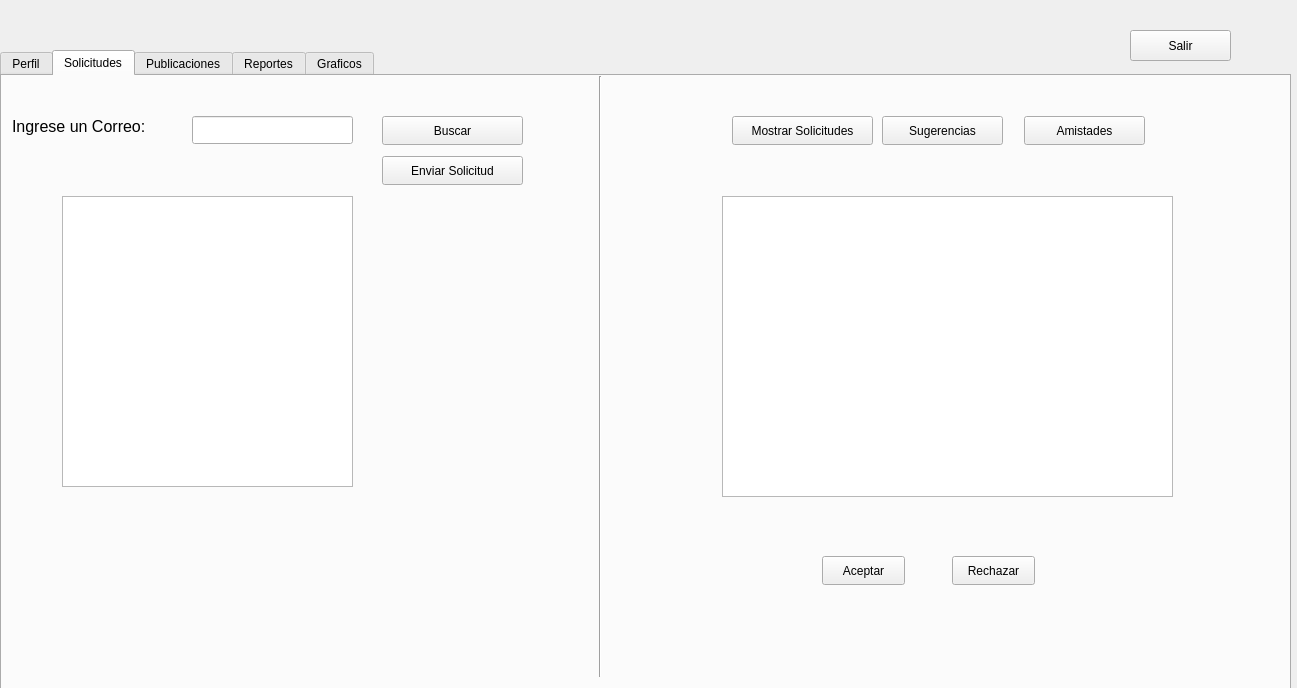
<?xml version="1.0" encoding="UTF-8"?>
<ui version="4.0">
 <class>formUser</class>
 <widget class="QDialog" name="formUser">
  <property name="geometry">
   <rect>
    <x>0</x>
    <y>0</y>
    <width>1297</width>
    <height>688</height>
   </rect>
  </property>
  <property name="windowTitle">
   <string>Dialog</string>
  </property>
  <widget class="QTabWidget" name="tabUser">
   <property name="geometry">
    <rect>
     <x>0</x>
     <y>50</y>
     <width>1291</width>
     <height>641</height>
    </rect>
   </property>
   <property name="currentIndex">
    <number>1</number>
   </property>
   <widget class="QWidget" name="perfil">
    <attribute name="title">
     <string>Perfil</string>
    </attribute>
    <widget class="QTextEdit" name="infousuarioA">
     <property name="geometry">
      <rect>
       <x>170</x>
       <y>150</y>
       <width>461</width>
       <height>131</height>
      </rect>
     </property>
     <property name="font">
      <font>
       <family>Segoe UI Black</family>
       <pointsize>10</pointsize>
       <bold>true</bold>
      </font>
     </property>
     <property name="readOnly">
      <bool>true</bool>
     </property>
    </widget>
    <widget class="QLabel" name="label">
     <property name="geometry">
      <rect>
       <x>310</x>
       <y>50</y>
       <width>151</width>
       <height>61</height>
      </rect>
     </property>
     <property name="font">
      <font>
       <pointsize>15</pointsize>
      </font>
     </property>
     <property name="text">
      <string>Mis Datos</string>
     </property>
    </widget>
    <widget class="QPushButton" name="eliminar">
     <property name="geometry">
      <rect>
       <x>470</x>
       <y>370</y>
       <width>131</width>
       <height>29</height>
      </rect>
     </property>
     <property name="text">
      <string>Eliminar Cuenta</string>
     </property>
    </widget>
    <widget class="QPushButton" name="mostrar">
     <property name="geometry">
      <rect>
       <x>240</x>
       <y>370</y>
       <width>131</width>
       <height>29</height>
      </rect>
     </property>
     <property name="text">
      <string>Mostrar Pefil</string>
     </property>
    </widget>
    <widget class="QLineEdit" name="pass">
     <property name="geometry">
      <rect>
       <x>960</x>
       <y>320</y>
       <width>171</width>
       <height>28</height>
      </rect>
     </property>
    </widget>
    <widget class="QLabel" name="label_9">
     <property name="geometry">
      <rect>
       <x>980</x>
       <y>280</y>
       <width>81</width>
       <height>20</height>
      </rect>
     </property>
     <property name="text">
      <string>Contraseña</string>
     </property>
    </widget>
    <widget class="QLabel" name="label_10">
     <property name="geometry">
      <rect>
       <x>750</x>
       <y>290</y>
       <width>151</width>
       <height>20</height>
      </rect>
     </property>
     <property name="text">
      <string>Fecha de Nacimiento</string>
     </property>
    </widget>
    <widget class="QLineEdit" name="nombres">
     <property name="geometry">
      <rect>
       <x>740</x>
       <y>180</y>
       <width>171</width>
       <height>28</height>
      </rect>
     </property>
    </widget>
    <widget class="QDateEdit" name="dateEdit">
     <property name="geometry">
      <rect>
       <x>770</x>
       <y>330</y>
       <width>110</width>
       <height>29</height>
      </rect>
     </property>
    </widget>
    <widget class="QLabel" name="label_12">
     <property name="geometry">
      <rect>
       <x>960</x>
       <y>130</y>
       <width>63</width>
       <height>20</height>
      </rect>
     </property>
     <property name="text">
      <string>Apellidos</string>
     </property>
    </widget>
    <widget class="QLabel" name="label_13">
     <property name="geometry">
      <rect>
       <x>750</x>
       <y>130</y>
       <width>63</width>
       <height>20</height>
      </rect>
     </property>
     <property name="text">
      <string>Nombres</string>
     </property>
    </widget>
    <widget class="QLineEdit" name="apellidos">
     <property name="geometry">
      <rect>
       <x>960</x>
       <y>180</y>
       <width>171</width>
       <height>28</height>
      </rect>
     </property>
    </widget>
    <widget class="QPushButton" name="pushButton_5">
     <property name="geometry">
      <rect>
       <x>860</x>
       <y>440</y>
       <width>141</width>
       <height>29</height>
      </rect>
     </property>
     <property name="text">
      <string>Editar Datos</string>
     </property>
    </widget>
   </widget>
   <widget class="QWidget" name="tab_2">
    <attribute name="title">
     <string>Solicitudes</string>
    </attribute>
    <widget class="QLineEdit" name="correoBuscar">
     <property name="geometry">
      <rect>
       <x>190</x>
       <y>40</y>
       <width>161</width>
       <height>28</height>
      </rect>
     </property>
    </widget>
    <widget class="QPushButton" name="buscar">
     <property name="geometry">
      <rect>
       <x>380</x>
       <y>40</y>
       <width>141</width>
       <height>29</height>
      </rect>
     </property>
     <property name="text">
      <string>Buscar</string>
     </property>
    </widget>
    <widget class="QTextEdit" name="encontrado">
     <property name="geometry">
      <rect>
       <x>60</x>
       <y>120</y>
       <width>291</width>
       <height>291</height>
      </rect>
     </property>
     <property name="font">
      <font>
       <pointsize>11</pointsize>
       <bold>true</bold>
      </font>
     </property>
     <property name="readOnly">
      <bool>true</bool>
     </property>
    </widget>
    <widget class="QLabel" name="label_2">
     <property name="geometry">
      <rect>
       <x>10</x>
       <y>30</y>
       <width>211</width>
       <height>41</height>
      </rect>
     </property>
     <property name="font">
      <font>
       <pointsize>12</pointsize>
      </font>
     </property>
     <property name="text">
      <string>Ingrese un Correo:</string>
     </property>
    </widget>
    <widget class="QPushButton" name="enviarsol">
     <property name="geometry">
      <rect>
       <x>380</x>
       <y>80</y>
       <width>141</width>
       <height>29</height>
      </rect>
     </property>
     <property name="text">
      <string>Enviar Solicitud</string>
     </property>
    </widget>
    <widget class="QPushButton" name="mostrarsol">
     <property name="geometry">
      <rect>
       <x>730</x>
       <y>40</y>
       <width>141</width>
       <height>29</height>
      </rect>
     </property>
     <property name="text">
      <string>Mostrar Solicitudes</string>
     </property>
    </widget>
    <widget class="QPushButton" name="aceptars">
     <property name="geometry">
      <rect>
       <x>820</x>
       <y>480</y>
       <width>83</width>
       <height>29</height>
      </rect>
     </property>
     <property name="text">
      <string>Aceptar</string>
     </property>
    </widget>
    <widget class="QPushButton" name="rechazars">
     <property name="geometry">
      <rect>
       <x>950</x>
       <y>480</y>
       <width>83</width>
       <height>29</height>
      </rect>
     </property>
     <property name="text">
      <string>Rechazar</string>
     </property>
    </widget>
    <widget class="QTextEdit" name="textsolicitudes">
     <property name="geometry">
      <rect>
       <x>720</x>
       <y>120</y>
       <width>451</width>
       <height>301</height>
      </rect>
     </property>
     <property name="font">
      <font>
       <pointsize>12</pointsize>
       <bold>true</bold>
      </font>
     </property>
     <property name="readOnly">
      <bool>true</bool>
     </property>
    </widget>
    <widget class="Line" name="line_2">
     <property name="geometry">
      <rect>
       <x>590</x>
       <y>0</y>
       <width>16</width>
       <height>601</height>
      </rect>
     </property>
     <property name="orientation">
      <enum>Qt::Orientation::Vertical</enum>
     </property>
    </widget>
    <widget class="QPushButton" name="pushButton">
     <property name="geometry">
      <rect>
       <x>880</x>
       <y>40</y>
       <width>121</width>
       <height>29</height>
      </rect>
     </property>
     <property name="text">
      <string>Sugerencias</string>
     </property>
    </widget>
    <widget class="QPushButton" name="pushButton_2">
     <property name="geometry">
      <rect>
       <x>1022</x>
       <y>40</y>
       <width>121</width>
       <height>29</height>
      </rect>
     </property>
     <property name="text">
      <string>Amistades</string>
     </property>
    </widget>
   </widget>
   <widget class="QWidget" name="tab">
    <attribute name="title">
     <string>Publicaciones</string>
    </attribute>
    <widget class="QTextEdit" name="textPubli">
     <property name="geometry">
      <rect>
       <x>20</x>
       <y>90</y>
       <width>301</width>
       <height>381</height>
      </rect>
     </property>
     <property name="font">
      <font>
       <family>Lucida Sans</family>
       <pointsize>10</pointsize>
       <bold>true</bold>
      </font>
     </property>
     <property name="readOnly">
      <bool>true</bool>
     </property>
    </widget>
    <widget class="QPushButton" name="buscarFe">
     <property name="geometry">
      <rect>
       <x>20</x>
       <y>40</y>
       <width>131</width>
       <height>29</height>
      </rect>
     </property>
     <property name="text">
      <string>Buscar por Fecha</string>
     </property>
    </widget>
    <widget class="QPushButton" name="inlimit">
     <property name="geometry">
      <rect>
       <x>350</x>
       <y>90</y>
       <width>101</width>
       <height>29</height>
      </rect>
     </property>
     <property name="text">
      <string>InOrden</string>
     </property>
    </widget>
    <widget class="QLineEdit" name="limite">
     <property name="geometry">
      <rect>
       <x>340</x>
       <y>240</y>
       <width>113</width>
       <height>28</height>
      </rect>
     </property>
    </widget>
    <widget class="QPushButton" name="poslimit">
     <property name="geometry">
      <rect>
       <x>350</x>
       <y>130</y>
       <width>101</width>
       <height>29</height>
      </rect>
     </property>
     <property name="text">
      <string>PostOrden</string>
     </property>
    </widget>
    <widget class="QPushButton" name="prelimit">
     <property name="geometry">
      <rect>
       <x>350</x>
       <y>180</y>
       <width>101</width>
       <height>29</height>
      </rect>
     </property>
     <property name="text">
      <string>PreOrden</string>
     </property>
    </widget>
    <widget class="QPushButton" name="verco">
     <property name="geometry">
      <rect>
       <x>550</x>
       <y>270</y>
       <width>131</width>
       <height>29</height>
      </rect>
     </property>
     <property name="text">
      <string>Ver Comentarios</string>
     </property>
    </widget>
    <widget class="QPushButton" name="comentarbutton">
     <property name="geometry">
      <rect>
       <x>700</x>
       <y>270</y>
       <width>81</width>
       <height>29</height>
      </rect>
     </property>
     <property name="text">
      <string>Comentar</string>
     </property>
    </widget>
    <widget class="QLineEdit" name="horapu">
     <property name="geometry">
      <rect>
       <x>700</x>
       <y>350</y>
       <width>91</width>
       <height>28</height>
      </rect>
     </property>
    </widget>
    <widget class="Line" name="line">
     <property name="geometry">
      <rect>
       <x>493</x>
       <y>0</y>
       <width>20</width>
       <height>501</height>
      </rect>
     </property>
     <property name="orientation">
      <enum>Qt::Orientation::Vertical</enum>
     </property>
    </widget>
    <widget class="QLineEdit" name="contenidoP">
     <property name="geometry">
      <rect>
       <x>600</x>
       <y>130</y>
       <width>201</width>
       <height>31</height>
      </rect>
     </property>
    </widget>
    <widget class="QPushButton" name="agregarP">
     <property name="geometry">
      <rect>
       <x>650</x>
       <y>80</y>
       <width>101</width>
       <height>29</height>
      </rect>
     </property>
     <property name="text">
      <string>Publicar</string>
     </property>
    </widget>
    <widget class="QLineEdit" name="textofecha">
     <property name="geometry">
      <rect>
       <x>160</x>
       <y>40</y>
       <width>113</width>
       <height>28</height>
      </rect>
     </property>
    </widget>
    <widget class="QLabel" name="label_3">
     <property name="geometry">
      <rect>
       <x>160</x>
       <y>10</y>
       <width>111</width>
       <height>20</height>
      </rect>
     </property>
     <property name="text">
      <string>Ingrese la fecha</string>
     </property>
    </widget>
    <widget class="QLineEdit" name="fechapu">
     <property name="geometry">
      <rect>
       <x>540</x>
       <y>350</y>
       <width>113</width>
       <height>28</height>
      </rect>
     </property>
    </widget>
    <widget class="QLineEdit" name="textocom">
     <property name="geometry">
      <rect>
       <x>540</x>
       <y>430</y>
       <width>311</width>
       <height>28</height>
      </rect>
     </property>
    </widget>
    <widget class="QLabel" name="label_4">
     <property name="geometry">
      <rect>
       <x>540</x>
       <y>320</y>
       <width>63</width>
       <height>20</height>
      </rect>
     </property>
     <property name="text">
      <string>Fecha:</string>
     </property>
    </widget>
    <widget class="QLabel" name="label_5">
     <property name="geometry">
      <rect>
       <x>700</x>
       <y>320</y>
       <width>63</width>
       <height>20</height>
      </rect>
     </property>
     <property name="text">
      <string>Hora:</string>
     </property>
    </widget>
    <widget class="QLabel" name="label_6">
     <property name="geometry">
      <rect>
       <x>550</x>
       <y>400</y>
       <width>141</width>
       <height>20</height>
      </rect>
     </property>
     <property name="text">
      <string>Comentario:</string>
     </property>
    </widget>
    <widget class="QPushButton" name="eliminarpubli">
     <property name="geometry">
      <rect>
       <x>800</x>
       <y>270</y>
       <width>91</width>
       <height>29</height>
      </rect>
     </property>
     <property name="text">
      <string>Eliminar</string>
     </property>
    </widget>
   </widget>
   <widget class="QWidget" name="tab_3">
    <attribute name="title">
     <string>Reportes</string>
    </attribute>
    <widget class="QPushButton" name="toppubli">
     <property name="geometry">
      <rect>
       <x>50</x>
       <y>70</y>
       <width>201</width>
       <height>29</height>
      </rect>
     </property>
     <property name="text">
      <string>Top 3 Publicaciones</string>
     </property>
    </widget>
    <widget class="QPushButton" name="topcomen">
     <property name="geometry">
      <rect>
       <x>320</x>
       <y>70</y>
       <width>181</width>
       <height>29</height>
      </rect>
     </property>
     <property name="text">
      <string>Top 3 Comentadas</string>
     </property>
    </widget>
    <widget class="QTextEdit" name="textotops">
     <property name="geometry">
      <rect>
       <x>20</x>
       <y>150</y>
       <width>431</width>
       <height>401</height>
      </rect>
     </property>
     <property name="font">
      <font>
       <family>Franklin Gothic Heavy</family>
       <pointsize>11</pointsize>
       <italic>true</italic>
      </font>
     </property>
     <property name="readOnly">
      <bool>true</bool>
     </property>
    </widget>
    <widget class="QPushButton" name="pushButton_4">
     <property name="geometry">
      <rect>
       <x>542</x>
       <y>70</y>
       <width>131</width>
       <height>29</height>
      </rect>
     </property>
     <property name="text">
      <string>Grafico por Fecha</string>
     </property>
    </widget>
    <widget class="QLineEdit" name="textgrafico">
     <property name="geometry">
      <rect>
       <x>700</x>
       <y>70</y>
       <width>131</width>
       <height>28</height>
      </rect>
     </property>
    </widget>
    <widget class="QLabel" name="label_7">
     <property name="geometry">
      <rect>
       <x>700</x>
       <y>40</y>
       <width>141</width>
       <height>20</height>
      </rect>
     </property>
     <property name="text">
      <string>Ingrese una fecha:</string>
     </property>
    </widget>
    <widget class="QLabel" name="graficobst">
     <property name="geometry">
      <rect>
       <x>482</x>
       <y>120</y>
       <width>801</width>
       <height>471</height>
      </rect>
     </property>
     <property name="text">
      <string/>
     </property>
    </widget>
   </widget>
   <widget class="QWidget" name="tab_4">
    <attribute name="title">
     <string>Graficos</string>
    </attribute>
    <widget class="QPushButton" name="pushButton_3">
     <property name="geometry">
      <rect>
       <x>500</x>
       <y>10</y>
       <width>231</width>
       <height>29</height>
      </rect>
     </property>
     <property name="text">
      <string>Grafico de Sugerencias</string>
     </property>
    </widget>
    <widget class="QLabel" name="label_8">
     <property name="geometry">
      <rect>
       <x>10</x>
       <y>50</y>
       <width>1251</width>
       <height>521</height>
      </rect>
     </property>
     <property name="text">
      <string>Cargando...</string>
     </property>
    </widget>
   </widget>
  </widget>
  <widget class="QPushButton" name="salir">
   <property name="geometry">
    <rect>
     <x>1130</x>
     <y>30</y>
     <width>101</width>
     <height>31</height>
    </rect>
   </property>
   <property name="text">
    <string>Salir</string>
   </property>
  </widget>
 </widget>
 <resources/>
 <connections/>
</ui>
